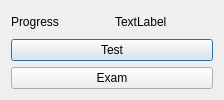
<?xml version="1.0" encoding="UTF-8"?>
<ui version="4.0">
 <class>Dialog</class>
 <widget class="QDialog" name="Dialog">
  <property name="geometry">
   <rect>
    <x>0</x>
    <y>0</y>
    <width>224</width>
    <height>100</height>
   </rect>
  </property>
  <property name="windowTitle">
   <string>Dialog</string>
  </property>
  <layout class="QHBoxLayout" name="horizontalLayout_2">
   <item>
    <layout class="QVBoxLayout" name="verticalLayout">
     <item>
      <layout class="QHBoxLayout" name="horizontalLayout">
       <item>
        <widget class="QLabel" name="label">
         <property name="text">
          <string>Progress</string>
         </property>
        </widget>
       </item>
       <item>
        <widget class="QLabel" name="label_2">
         <property name="text">
          <string>TextLabel</string>
         </property>
        </widget>
       </item>
      </layout>
     </item>
     <item>
      <widget class="QPushButton" name="pushButton_2">
       <property name="text">
        <string>Test</string>
       </property>
      </widget>
     </item>
     <item>
      <widget class="QPushButton" name="pushButton">
       <property name="text">
        <string>Exam</string>
       </property>
      </widget>
     </item>
    </layout>
   </item>
  </layout>
 </widget>
 <resources/>
 <connections/>
</ui>
